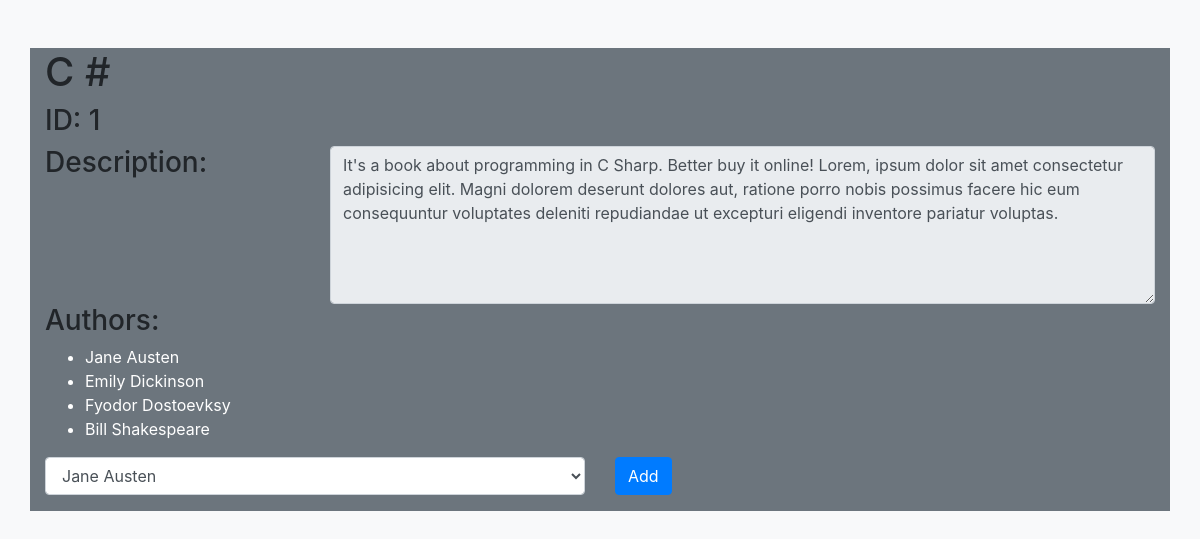
Screenshot of /books/1 with the database file from the repository.
### books_authors_app/models.py (models this page shows, shortened)
class Book(models.Model):
    title = models.CharField(max_length=255)
    desc = models.TextField()
    created_at = models.DateField(auto_now_add=True)
    updated_at = models.DateField(auto_now=True)

class Author(models.Model):
    first_name = models.CharField(max_length=255)
    last_name = models.CharField(max_length=255)
    created_at = models.DateField(auto_now_add=True)
    updated_at = models.DateField(auto_now=True)
    books = models.ManyToManyField(Book, related_name="authors")
    notas = models.TextField(null=True)

### books_authors_app/views.py (the view)
# urls.py: path('books/<int:id>', views.booksid),
def booksid(request, id):
    book_info = Book.objects.get(id=int(id))
    author_info = Author.objects.get(id=int(id))
    author_list = Author.objects.all()
    book_author= book_info.authors.all()
    context= {
            "book_id": book_info.id,
            "book_title": book_info.title,
            "book_desc": book_info.desc,
            "book_author": book_author,
            "author_list": author_list,
        }
    if request.method == "GET":
        return render(request,"booksid.html", context)
    if request.method == "POST":
        new_author = request.POST['new_author_option']
        add_author = Author.objects.filter(first_name__contains = new_author)
        print(add_author)
        return render(request,"booksid.html", context)

### books_authors_app/templates/booksid.html (shortened to what this page needs)
{% extends "base.html" %}
{% block content %}
    <div class="mt-5">
        <h1>{{ book_title }}</h1>
        <h3>ID: {{ book_id }}</h3>
        <div class="row">
            <div class="col-3">
                <h3>Description:</h3>
            </div>
            <div class="col-9">
                <textarea readonly class="form-control" name="textarea" id="tabook" rows="6">{{ book_desc }} Lorem, ipsum dolor sit amet consectetur adipisicing elit. Magni dolorem deserunt dolores aut, ratione porro nobis possimus facere hic eum consequuntur voluptates deleniti repudiandae ut excepturi eligendi inventore pariatur voluptas.</textarea>
            </div>
        </div>
        <h3>Authors:</h3>
        <div>
            <ul>
                {% for author in book_author %}
                <li class="text-white">{{ author.first_name }} {{ author.last_name }}</li>
                {% endfor %}
            </ul>
        </div>
        <form action="/books/{{ book_id }}" method="POST">
            <div class="row">
                <div class="form-group col">
                    <select name="new_author_option" id="new_author_option"  class="form-control" id="authorlist" placeholder="-select an author-">
                        {% for author in author_list %}
                        <option placeholder="-select an author-">{{ author.first_name }} {{ author.last_name}}</option>
                        {% endfor %}
                    </select>
                </div>
                <div class="col">
                    <button class="btn btn-primary" type="submit" >Add</button>
                </div>
            </div>
        </form>
    </div>
{% endblock %}

### rows the page displays
Book: title "C #", textarea "It's a book about programming in C Sharp. Better buy it online! Lorem, ipsum dolor sit amet consectetur adipisicing elit. Magni dolorem deserunt dolores aut, ratione porro nobis possimus facere hic eum consequuntur voluptates deleniti repudiandae ut excepturi eligendi inventore pariatur voluptas."
Author: first_name "Jane", last_name "Austen"
Author: first_name "Emily", last_name "Dickinson"
Author: first_name "Fyodor", last_name "Dostoevksy"
Author: first_name "Bill", last_name "Shakespeare"

### other values shown
{{ book_id }} "1"
form field new_author_option "Jane Austen"
